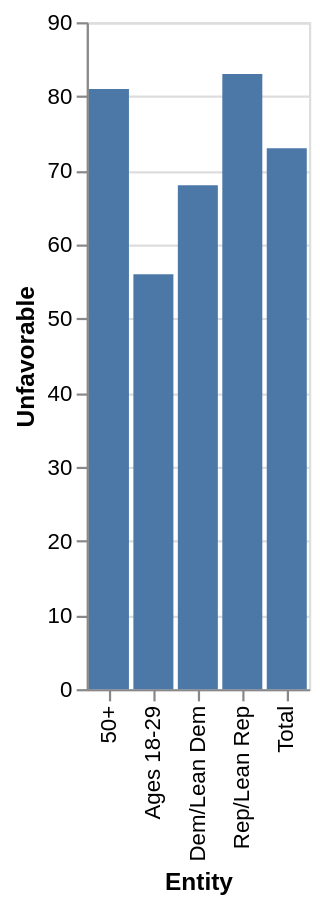

Write the Vega-Lite specification saved for this chart.
### Vega-Lite specification from a JSON file in a GitHub repository (floating-point values rounded to 4 significant figures)
{"$schema": "https://vega.github.io/schema/vega-lite/v5.json", "description": "Bar chart auto-generated from CSV", "data": {"values": [{"Entity": "Dem/Lean Dem", "Unfavorable": "68.0", "Favorable": "25.0"}, {"Entity": "Rep/Lean Rep", "Unfavorable": "83.0", "Favorable": "nan"}, {"Entity": "50+", "Unfavorable": "81.0", "Favorable": "0.0"}, {"Entity": "30-49", "Unfavorable": "nan", "Favorable": "23.0"}, {"Entity": "Ages 18-29", "Unfavorable": "56.0", "Favorable": "36.0"}, {"Entity": "Total", "Unfavorable": "73.0", "Favorable": "22.0"}]}, "mark": "bar", "encoding": {"x": {"field": "Entity", "type": "ordinal"}, "y": {"field": "Unfavorable", "type": "quantitative"}}}
